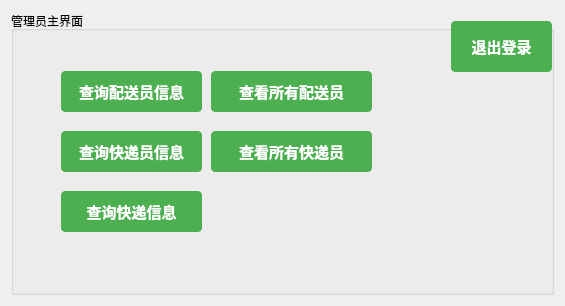
<?xml version="1.0" encoding="UTF-8"?>
<ui version="4.0">
 <class>ProfileForm</class>
 <widget class="QWidget" name="ProfileForm">
  <property name="geometry">
   <rect>
    <x>0</x>
    <y>0</y>
    <width>565</width>
    <height>306</height>
   </rect>
  </property>
  <property name="windowTitle">
   <string>管理员界面</string>
  </property>
  <property name="styleSheet">
   <string notr="true">
            QLabel {
                color: #333;
                font:14px &quot;幼圆&quot;;
                font-weight: bold;
            }

            QLineEdit {
                padding: 8px;
                font-size: 14px;
                border: 1px solid #ccc;
                border-radius: 4px;
            }

            QPushButton {
                padding: 8px 16px;
                font-size: 15px;
                font-weight: bold;
                border: 1px solid #4CAF50;
                border-radius: 4px;
                color: #fff;
                background-color: #4CAF50;
            }

            #btn_update,
            #btn_change_password,
            #btn_change_phone {
                font-size: 13px;
            }

            QPushButton:hover {
                background-color: #45a049;
                border: 1px solid #45a049;
            }

        </string>
  </property>
  <layout class="QVBoxLayout" name="verticalLayout">
   <item>
    <widget class="QGroupBox" name="tabWidget">
     <property name="title">
      <string>管理员主界面</string>
     </property>
     <widget class="QPushButton" name="btn_query_courier_info_2">
      <property name="geometry">
       <rect>
        <x>50</x>
        <y>120</y>
        <width>141</width>
        <height>41</height>
       </rect>
      </property>
      <property name="text">
       <string>查询快递员信息</string>
      </property>
     </widget>
     <widget class="QPushButton" name="btn_view_all_couriers_2">
      <property name="geometry">
       <rect>
        <x>200</x>
        <y>120</y>
        <width>161</width>
        <height>41</height>
       </rect>
      </property>
      <property name="text">
       <string>查看所有快递员</string>
      </property>
     </widget>
     <widget class="QPushButton" name="btn_logout">
      <property name="geometry">
       <rect>
        <x>440</x>
        <y>10</y>
        <width>101</width>
        <height>51</height>
       </rect>
      </property>
      <property name="text">
       <string>退出登录</string>
      </property>
     </widget>
     <widget class="QPushButton" name="btn_query_delivery_info">
      <property name="geometry">
       <rect>
        <x>50</x>
        <y>180</y>
        <width>141</width>
        <height>41</height>
       </rect>
      </property>
      <property name="text">
       <string>查询快递信息</string>
      </property>
     </widget>
     <widget class="QPushButton" name="btn_view_all_couriers">
      <property name="geometry">
       <rect>
        <x>200</x>
        <y>60</y>
        <width>161</width>
        <height>41</height>
       </rect>
      </property>
      <property name="text">
       <string>查看所有配送员</string>
      </property>
     </widget>
     <widget class="QPushButton" name="btn_query_courier_info">
      <property name="geometry">
       <rect>
        <x>50</x>
        <y>60</y>
        <width>141</width>
        <height>41</height>
       </rect>
      </property>
      <property name="text">
       <string>查询配送员信息</string>
      </property>
     </widget>
    </widget>
   </item>
  </layout>
 </widget>
 <resources/>
 <connections/>
</ui>
